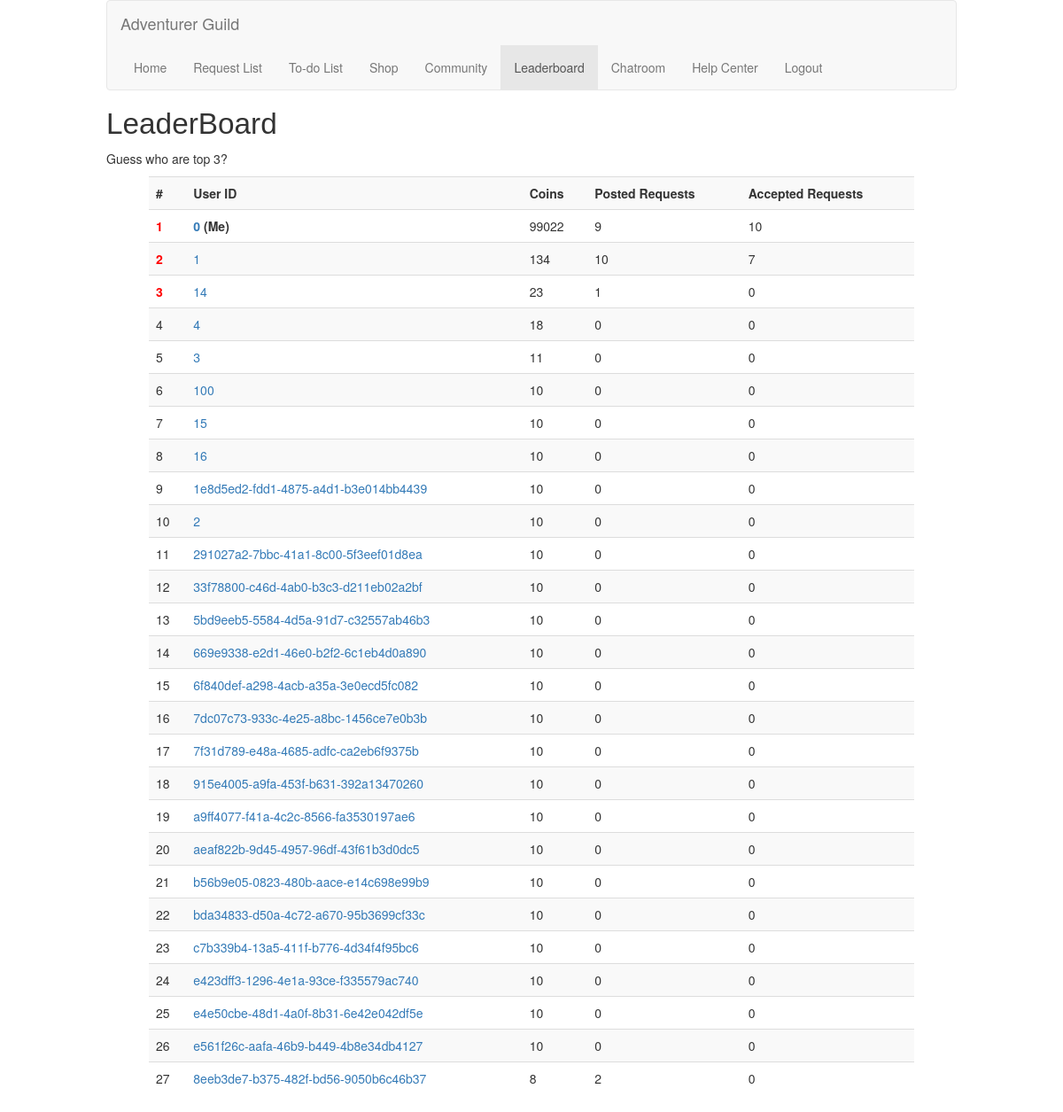
Page /leaderboard (signed in) on the committed database.
### models/sqlmodels.py (models this page shows, shortened)
class UserInfo(db.Model):
    __tablename__ = 'users'
    userID = Column(String(120), primary_key=True)
    email = Column(String(120), nullable=False)
    password = Column(String(120), nullable=False)
    coins = Column(Integer, nullable=False, default=10)
    avatar = Column(Text, nullable=False, default="default")
    country = Column(Text, nullable=False)
    pincode = Column(Text, nullable=False, default="123")

### app.py (the view)
    @app.route("/leaderboard")
    @login_required
    def leaderBoard():
        currentUserID = current_user.id
        requestCount, todoCount = getCountForLeaderboard()
        result = db.session.query(UserInfo). \
                    outerjoin(requestCount, UserInfo.userID == requestCount.c.userID). \
                    outerjoin(todoCount, UserInfo.userID == todoCount.c.userID). \
                    add_columns(UserInfo.userID, UserInfo.coins,
                                func.coalesce(requestCount.c.requestcount, 0).label("requestcount"),
                                func.coalesce(todoCount.c.todocount, 0).label("todoidcount")). \
                    group_by(UserInfo.userID). \
                    order_by(UserInfo.coins.desc()).all()
        if result:
            return render_template("leaderboard.html", result=result, curusrid=currentUserID)
        else:
            return render_template("leaderboard.html", errmsg=f"We cannot find any content.")

### app.py (called while the page is built)
    @login_manager.user_loader
    def load_user(user_id):
        return User(user_id)

### apps/get.py (called while the page is built)
def getCountForLeaderboard():
    requestCount = db.session.query(Requests.userID, func.count(Requests.userID).label("requestcount")). \
                    group_by(Requests.userID).subquery()
    todoCount = db.session.query(Todo.userID, func.count(Todo.userID).label("todocount")). \
                    group_by(Todo.userID).subquery()
    return requestCount, todoCount

### templates/leaderboard.html (shortened to what this page needs)
{% extends 'base.html' %}
{% block content %}
    <h1 id="pageBanner">LeaderBoard</h1>
    <p>Guess who are top 3?</p>
    <table class="table table-striped listcontents">
        <tbody>
        <tr>
            <th scope="col">#</th>
            <th scope="col">User ID</th>
            <th scope="col">Coins</th>
            <th scope="col">Posted Requests</th>
            <th scope="col">Accepted Requests</th>
        </tr>
        {% for resultitem in result %}
            <tr>
                {% if loop.index|int <= 3 %}
                    <td class="top3"> {{ loop.index }}</td>
                {% else %}
                    <td>{{ loop.index }}</td>
                {% endif %}
                {% if resultitem.userID == curusrid %}
                    <td><b> <a href="profile/{{resultitem.userID}}" title="View Details">{{ resultitem.userID }}</a> (Me)</b></td>
                {% else %}
                    <td><a href="profile/{{resultitem.userID}}" title="View Details">{{ resultitem.userID }}</a></td>
                {% endif %}
                <td>{{ resultitem.coins }}</td>
                <td>{{ resultitem.requestcount }}</td>
                <td>{{ resultitem.todoidcount }}</td>
            </tr>
        {% endfor %}
        </tbody>
    </table>
{% endblock %}

### static/css/main.css (style rules this page uses)
a { text-decoration: none; }
.listcontents { width: 90%; margin-left: auto; margin-right: auto; }
.top3 { font-weight: bold; color: red; }
#pageBanner { font-family: 'Gill Sans', 'Gill Sans MT', Calibri, 'Trebuchet MS', sans-serif; font-size: 25pt; }

### rows in the picture
UserInfo: userID "0", coins "99022", requestcount "9", todoidcount "10"
UserInfo: userID "1", coins "134", requestcount "10", todoidcount "7"
UserInfo: userID "14", coins "23", requestcount "1", todoidcount "0"
UserInfo: userID "4", coins "18", requestcount "0", todoidcount "0"
UserInfo: userID "3", coins "11", requestcount "0", todoidcount "0"
UserInfo: userID "100", coins "10", requestcount "0", todoidcount "0"
UserInfo: userID "15", coins "10", requestcount "0", todoidcount "0"
UserInfo: userID "16", coins "10", requestcount "0", todoidcount "0"
UserInfo: userID "1e8d5ed2-fdd1-4875-a4d1-b3e014bb4439", coins "10", requestcount "0", todoidcount "0"
UserInfo: userID "2", coins "10", requestcount "0", todoidcount "0"
UserInfo: userID "291027a2-7bbc-41a1-8c00-5f3eef01d8ea", coins "10", requestcount "0", todoidcount "0"
UserInfo: userID "33f78800-c46d-4ab0-b3c3-d211eb02a2bf", coins "10", requestcount "0", todoidcount "0"
UserInfo: userID "5bd9eeb5-5584-4d5a-91d7-c32557ab46b3", coins "10", requestcount "0", todoidcount "0"
UserInfo: userID "669e9338-e2d1-46e0-b2f2-6c1eb4d0a890", coins "10", requestcount "0", todoidcount "0"
UserInfo: userID "6f840def-a298-4acb-a35a-3e0ecd5fc082", coins "10", requestcount "0", todoidcount "0"
UserInfo: userID "7dc07c73-933c-4e25-a8bc-1456ce7e0b3b", coins "10", requestcount "0", todoidcount "0"
UserInfo: userID "7f31d789-e48a-4685-adfc-ca2eb6f9375b", coins "10", requestcount "0", todoidcount "0"
UserInfo: userID "915e4005-a9fa-453f-b631-392a13470260", coins "10", requestcount "0", todoidcount "0"
UserInfo: userID "a9ff4077-f41a-4c2c-8566-fa3530197ae6", coins "10", requestcount "0", todoidcount "0"
UserInfo: userID "aeaf822b-9d45-4957-96df-43f61b3d0dc5", coins "10", requestcount "0", todoidcount "0"
UserInfo: userID "b56b9e05-0823-480b-aace-e14c698e99b9", coins "10", requestcount "0", todoidcount "0"
UserInfo: userID "bda34833-d50a-4c72-a670-95b3699cf33c", coins "10", requestcount "0", todoidcount "0"
UserInfo: userID "c7b339b4-13a5-411f-b776-4d34f4f95bc6", coins "10", requestcount "0", todoidcount "0"
UserInfo: userID "e423dff3-1296-4e1a-93ce-f335579ac740", coins "10", requestcount "0", todoidcount "0"
UserInfo: userID "e4e50cbe-48d1-4a0f-8b31-6e42e042df5e", coins "10", requestcount "0", todoidcount "0"
UserInfo: userID "e561f26c-aafa-46b9-b449-4b8e34db4127", coins "10", requestcount "0", todoidcount "0"
UserInfo: userID "8eeb3de7-b375-482f-bd56-9050b6c46b37", coins "8", requestcount "2", todoidcount "0"
